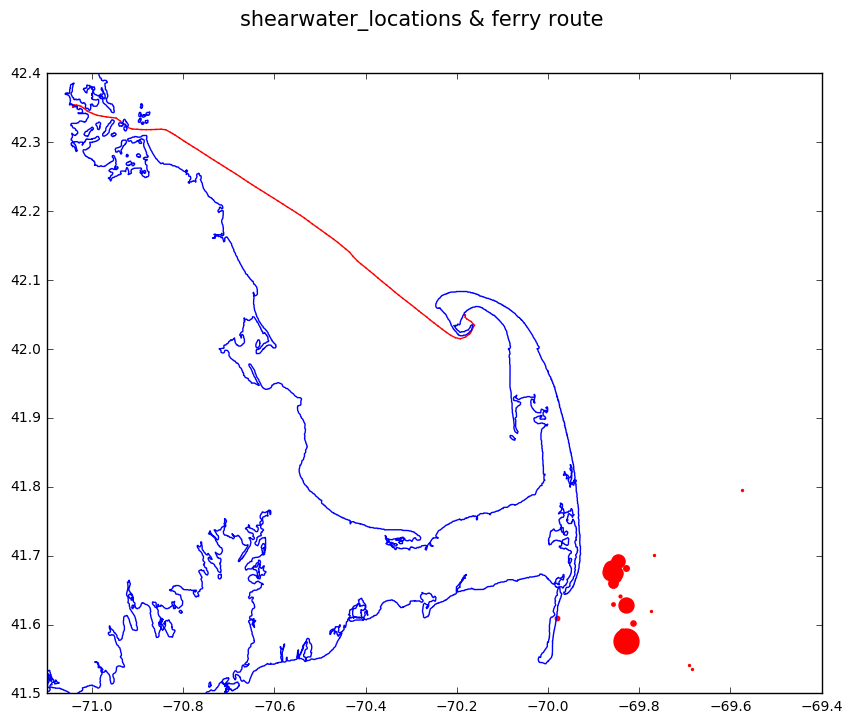

Write the Python code that produced this figure.
# -*- coding: utf-8 -*-
"""
Created on Mon Apr 30 12:16:42 2018
To run this program,you need these input file:
1.'Copy of GRSH_locations_082017.csv'
2.'for_kevin_ferry_sample.csv'
3.'necscoast_worldvec.dat'(find in this links: https://github.com/xiaojianliu/cape-cod-bay-last-two-picture-new/blob/master/necscoast_worldvec.dat

@author: huimin
"""

import numpy as np
import matplotlib.pyplot as plt


dataset_loc = np.genfromtxt('Copy of GRSH_locations_082017.csv',dtype=None,names=['num_birds','date','lat','lon'],delimiter=',',skip_header=1)
dataset_ferry = np.genfromtxt('for_kevin_ferry_sample.csv',dtype=None,names=[' ',' ',' ',' ',' ',' ',' ',' ',' ',' ',' ',' ',' ','lat','lon'],delimiter=',',skip_header=1)
fig=plt.figure(figsize=(10,8))
plt.subplots_adjust(wspace=0.1,hspace=0.1)
FNCL='necscoast_worldvec.dat'
CL=np.genfromtxt(FNCL,names=['lon','lat'])
ax=fig.add_subplot(1,1,1)
def dm2dd(lat,lon):
    """
    convert lat, lon from decimal degrees,minutes to decimal degrees
    """
    (a,b)=divmod(float(lat),10000.)   
    aa=int(a)
    bb=float(b)
    (bba,bbb)=divmod(bb,100.)
    bbaa=int(bba)
    bbbb=float(bbb)
    lat_value=aa+bbaa/60.+bbbb/3600.

    if float(lon)<0:
        (c,d)=divmod(abs(float(lon)),10000.)
        cc=int(c)
        dd=float(d)
        (ddc,ddd)=divmod(dd,100.)
        ddcc=int(ddc)
        dddd=float(ddd)
        lon_value=cc+(ddcc/60.)+dddd/3600.
        lon_value=-lon_value
    else:
        (c,d)=divmod(float(lon),10000.)
        cc=int(c)
        dd=float(d)
        (ddc,ddd)=divmod(dd,100.)
        ddcc=int(ddc)
        dddd=float(ddd)
        lon_value=cc+(ddcc/60.)+dddd/3600.
    return lat_value, -lon_value
    
ax.axis([-71.1,-69.4,41.5,42.4])
#######################plot the locations#######################
for a in np.arange(len(dataset_loc['num_birds'])):
    lat,lon=dm2dd(dataset_loc['lat'][a],dataset_loc['lon'][a])
    ax.scatter(lon,lat,s=dataset_loc['num_birds'][a]*2,color='red')
#########################plot ferry route######################
for i in np.arange(1,len(dataset_ferry['lat'])):
    ax.plot([dataset_ferry['lon'][i-1],dataset_ferry['lon'][i]],[dataset_ferry['lat'][i-1],dataset_ferry['lat'][i]],color='red')
ax.plot(CL['lon'],CL['lat'])
plt.suptitle('shearwater_locations & ferry route',fontsize=15)
plt.savefig('shearwater_locations_ferry_route',dpi=100,bbox_inches="tight")
